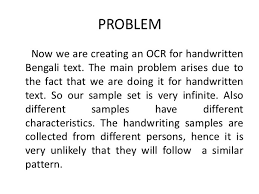
#> input picture download.png, 259 x 194 px
$ python sampleOCR.py
#> lines starting #> are read from the running program, lines starting #| are printed output that depends on the picture
from PIL import Image
import pytesseract
import numpy as np

#install tesseract with pip
#install tesseract windows program from https://github.com/UB-Mannheim/tesseract/wiki

filename = 'download.png'
img1 = np.array(Image.open(filename))
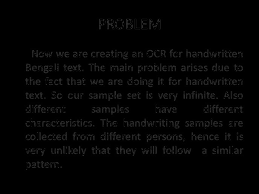
#> img1: shape (194, 259); min 0, max 48, mean 3.6
#> (the run stopped early here; a loop or call above may not have finished)
